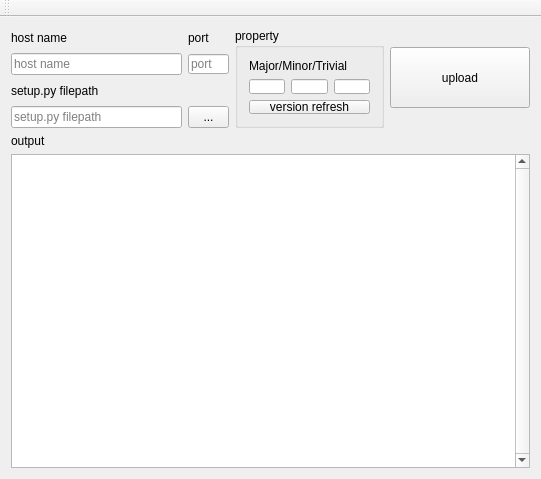
<?xml version="1.0" encoding="UTF-8"?>
<ui version="4.0">
 <class>MainWindow</class>
 <widget class="QMainWindow" name="MainWindow">
  <property name="geometry">
   <rect>
    <x>0</x>
    <y>0</y>
    <width>541</width>
    <height>479</height>
   </rect>
  </property>
  <property name="windowTitle">
   <string>MainWindow</string>
  </property>
  <widget class="QWidget" name="centralWidget">
   <layout class="QVBoxLayout" name="verticalLayout_2">
    <item>
     <layout class="QHBoxLayout" name="horizontalLayout">
      <item>
       <layout class="QGridLayout" name="gridLayout">
        <item row="1" column="0">
         <widget class="QLineEdit" name="hostName_editBox">
          <property name="minimumSize">
           <size>
            <width>171</width>
            <height>20</height>
           </size>
          </property>
          <property name="placeholderText">
           <string>host name</string>
          </property>
         </widget>
        </item>
        <item row="3" column="1">
         <widget class="QToolButton" name="pathDialog_button">
          <property name="minimumSize">
           <size>
            <width>41</width>
            <height>21</height>
           </size>
          </property>
          <property name="maximumSize">
           <size>
            <width>41</width>
            <height>22</height>
           </size>
          </property>
          <property name="text">
           <string>...</string>
          </property>
         </widget>
        </item>
        <item row="3" column="0">
         <widget class="QLineEdit" name="setupPy_EditBox">
          <property name="minimumSize">
           <size>
            <width>171</width>
            <height>20</height>
           </size>
          </property>
          <property name="placeholderText">
           <string>setup.py filepath</string>
          </property>
         </widget>
        </item>
        <item row="2" column="0">
         <widget class="QLabel" name="label_3">
          <property name="text">
           <string>setup.py filepath</string>
          </property>
         </widget>
        </item>
        <item row="1" column="1">
         <widget class="QLineEdit" name="port_editbox">
          <property name="minimumSize">
           <size>
            <width>41</width>
            <height>20</height>
           </size>
          </property>
          <property name="maximumSize">
           <size>
            <width>41</width>
            <height>20</height>
           </size>
          </property>
          <property name="placeholderText">
           <string>port</string>
          </property>
         </widget>
        </item>
        <item row="0" column="0">
         <widget class="QLabel" name="label">
          <property name="text">
           <string>host name</string>
          </property>
         </widget>
        </item>
        <item row="0" column="1">
         <widget class="QLabel" name="label_2">
          <property name="text">
           <string>port</string>
          </property>
         </widget>
        </item>
        <item row="0" column="2" rowspan="4">
         <widget class="QGroupBox" name="groupBox">
          <property name="maximumSize">
           <size>
            <width>150</width>
            <height>100</height>
           </size>
          </property>
          <property name="title">
           <string>property</string>
          </property>
          <layout class="QGridLayout" name="gridLayout_2">
           <item row="3" column="0" colspan="3">
            <widget class="QPushButton" name="versionRefresh_button">
             <property name="text">
              <string>version refresh</string>
             </property>
            </widget>
           </item>
           <item row="2" column="2">
            <widget class="QLineEdit" name="trivialVersion_editBox">
             <property name="maximumSize">
              <size>
               <width>40</width>
               <height>20</height>
              </size>
             </property>
            </widget>
           </item>
           <item row="2" column="1">
            <widget class="QLineEdit" name="minorVersion_editBox">
             <property name="maximumSize">
              <size>
               <width>40</width>
               <height>20</height>
              </size>
             </property>
            </widget>
           </item>
           <item row="2" column="0">
            <widget class="QLineEdit" name="majorVersion_editBox">
             <property name="maximumSize">
              <size>
               <width>40</width>
               <height>20</height>
              </size>
             </property>
            </widget>
           </item>
           <item row="1" column="0" colspan="3">
            <widget class="QLabel" name="label_5">
             <property name="text">
              <string>Major/Minor/Trivial</string>
             </property>
            </widget>
           </item>
          </layout>
         </widget>
        </item>
       </layout>
      </item>
      <item>
       <widget class="QPushButton" name="upload_button">
        <property name="minimumSize">
         <size>
          <width>140</width>
          <height>61</height>
         </size>
        </property>
        <property name="text">
         <string>upload</string>
        </property>
       </widget>
      </item>
     </layout>
    </item>
    <item>
     <layout class="QVBoxLayout" name="verticalLayout">
      <item>
       <widget class="QLabel" name="label_4">
        <property name="text">
         <string>output</string>
        </property>
       </widget>
      </item>
      <item>
       <widget class="QTextEdit" name="output_editBox">
        <property name="verticalScrollBarPolicy">
         <enum>Qt::ScrollBarAlwaysOn</enum>
        </property>
        <property name="horizontalScrollBarPolicy">
         <enum>Qt::ScrollBarAlwaysOff</enum>
        </property>
        <property name="readOnly">
         <bool>true</bool>
        </property>
        <property name="textInteractionFlags">
         <set>Qt::TextSelectableByKeyboard|Qt::TextSelectableByMouse</set>
        </property>
       </widget>
      </item>
     </layout>
    </item>
   </layout>
  </widget>
  <widget class="QMenuBar" name="menuBar">
   <property name="geometry">
    <rect>
     <x>0</x>
     <y>0</y>
     <width>541</width>
     <height>21</height>
    </rect>
   </property>
  </widget>
  <widget class="QToolBar" name="mainToolBar">
   <attribute name="toolBarArea">
    <enum>TopToolBarArea</enum>
   </attribute>
   <attribute name="toolBarBreak">
    <bool>false</bool>
   </attribute>
  </widget>
 </widget>
 <layoutdefault spacing="6" margin="11"/>
 <tabstops>
  <tabstop>hostName_editBox</tabstop>
  <tabstop>port_editbox</tabstop>
  <tabstop>setupPy_EditBox</tabstop>
  <tabstop>pathDialog_button</tabstop>
  <tabstop>majorVersion_editBox</tabstop>
  <tabstop>minorVersion_editBox</tabstop>
  <tabstop>trivialVersion_editBox</tabstop>
  <tabstop>versionRefresh_button</tabstop>
  <tabstop>upload_button</tabstop>
  <tabstop>output_editBox</tabstop>
 </tabstops>
 <resources/>
 <connections/>
</ui>
